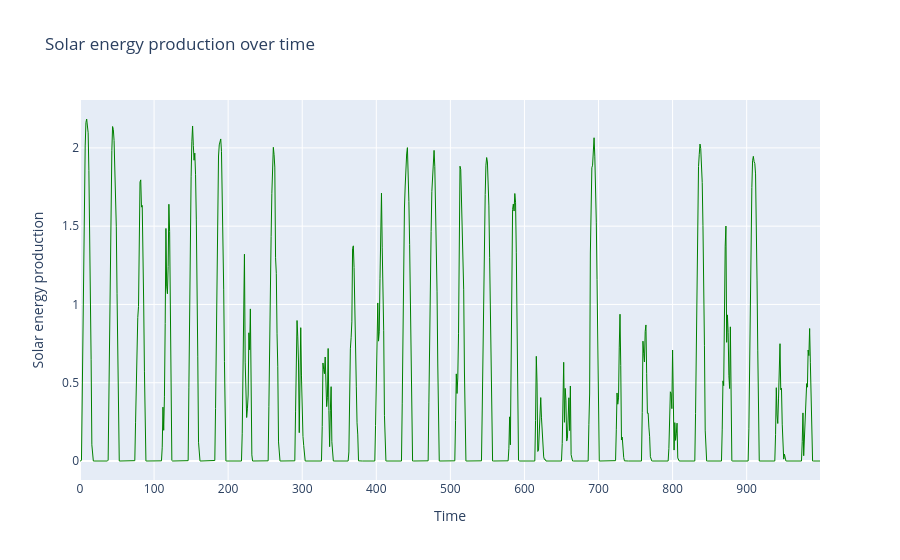

The notebook cell saved with this chart:
### Code cell
kwargs = {"name" : "Solar", "color" : "green", "title" : "Solar energy production over time", "x_axis" : "Time", "y_axis" : "Solar energy production"}
plot_time_series(X[-1000:], **kwargs)

### Figure 1 — Plotly figure (JSON) as saved in the notebook; plotly's stock layout.template omitted (floating-point values rounded to 4 significant figures; data arrays with more than 128 entries replaced by an {"elided": "..."} marker saying what was removed)
{"data": [{"line": {"color": "green", "width": 1}, "mode": "lines", "name": "Solar", "type": "scatter", "x": {"elided": "1000 int values"}, "y": {"elided": "1000 float values"}}], "layout": {"title": {"text": "Solar energy production over time"}, "xaxis": {"title": {"text": "Time"}}, "yaxis": {"title": {"text": "Solar energy production"}}}}
